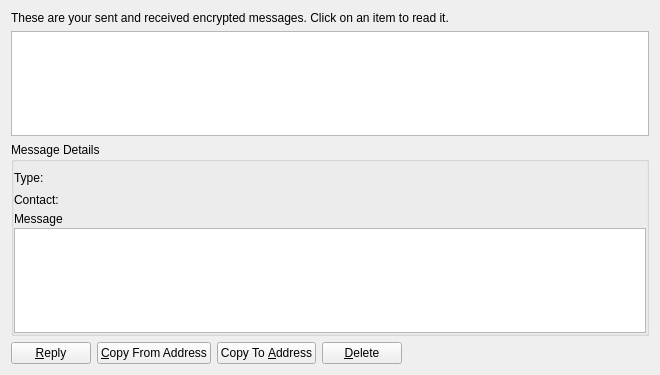
<?xml version="1.0" encoding="UTF-8"?>
<ui version="4.0">
 <class>MessagePage</class>
 <widget class="QWidget" name="MessagePage">
  <property name="geometry">
   <rect>
    <x>0</x>
    <y>0</y>
    <width>660</width>
    <height>375</height>
   </rect>
  </property>
  <property name="windowTitle">
   <string>Address Book</string>
  </property>
  <layout class="QVBoxLayout" name="verticalLayout_2">
   <item>
    <widget class="QLabel" name="labelExplanation">
     <property name="text">
      <string>These are your sent and received encrypted messages. Click on an item to read it.</string>
     </property>
     <property name="textFormat">
      <enum>Qt::PlainText</enum>
     </property>
     <property name="wordWrap">
      <bool>true</bool>
     </property>
    </widget>
   </item>
   <item>
    <widget class="QTableView" name="tableView">
     <property name="contextMenuPolicy">
      <enum>Qt::CustomContextMenu</enum>
     </property>
     <property name="toolTip">
      <string>Click on a message to view it</string>
     </property>
     <property name="tabKeyNavigation">
      <bool>false</bool>
     </property>
     <property name="alternatingRowColors">
      <bool>true</bool>
     </property>
     <property name="selectionMode">
      <enum>QAbstractItemView::SingleSelection</enum>
     </property>
     <property name="selectionBehavior">
      <enum>QAbstractItemView::SelectRows</enum>
     </property>
     <property name="sortingEnabled">
      <bool>true</bool>
     </property>
     <attribute name="verticalHeaderVisible">
      <bool>false</bool>
     </attribute>
    </widget>
   </item>
   <item>
    <layout class="QVBoxLayout" name="verticalLayout">
     <item>
      <widget class="QGroupBox" name="messageDetails">
       <property name="title">
        <string>Message Details</string>
       </property>
       <layout class="QVBoxLayout" name="verticalLayout_4">
        <property name="spacing">
         <number>2</number>
        </property>
        <property name="leftMargin">
         <number>0</number>
        </property>
        <property name="topMargin">
         <number>6</number>
        </property>
        <property name="rightMargin">
         <number>0</number>
        </property>
        <property name="bottomMargin">
         <number>0</number>
        </property>
        <item>
         <layout class="QHBoxLayout" name="horizontalLayout_2">
          <item>
           <widget class="QLabel" name="labelType">
            <property name="text">
             <string>Type:</string>
            </property>
           </widget>
          </item>
          <item>
           <widget class="QLabel" name="typeLabel">
            <property name="text">
             <string/>
            </property>
           </widget>
          </item>
          <item>
           <spacer name="horizontalSpacer_2">
            <property name="orientation">
             <enum>Qt::Horizontal</enum>
            </property>
            <property name="sizeHint" stdset="0">
             <size>
              <width>40</width>
              <height>20</height>
             </size>
            </property>
           </spacer>
          </item>
         </layout>
        </item>
        <item>
         <layout class="QVBoxLayout" name="verticalLayout_3">
          <item>
           <layout class="QHBoxLayout" name="horizontalLayout_3">
            <item>
             <widget class="QLabel" name="labelContact">
              <property name="text">
               <string>Contact:</string>
              </property>
             </widget>
            </item>
            <item>
             <widget class="QLabel" name="contactLabel">
              <property name="text">
               <string/>
              </property>
             </widget>
            </item>
            <item>
             <spacer name="horizontalSpacer_3">
              <property name="orientation">
               <enum>Qt::Horizontal</enum>
              </property>
              <property name="sizeHint" stdset="0">
               <size>
                <width>40</width>
                <height>20</height>
               </size>
              </property>
             </spacer>
            </item>
           </layout>
          </item>
         </layout>
        </item>
        <item>
         <widget class="QLabel" name="messageLabel">
          <property name="text">
           <string>Message</string>
          </property>
         </widget>
        </item>
        <item>
         <widget class="QPlainTextEdit" name="message">
          <property name="readOnly">
           <bool>true</bool>
          </property>
         </widget>
        </item>
       </layout>
      </widget>
     </item>
     <item>
      <layout class="QHBoxLayout" name="horizontalLayout">
       <item>
        <widget class="QPushButton" name="replyButton">
         <property name="toolTip">
          <string>Sign a message to prove you own a CinniCoin address</string>
         </property>
         <property name="text">
          <string>&amp;Reply</string>
         </property>
         <property name="icon">
          <iconset resource="../bitcoin.qrc">
           <normaloff>:/icons/send</normaloff>:/icons/send</iconset>
         </property>
        </widget>
       </item>
       <item>
        <widget class="QPushButton" name="copyFromAddressButton">
         <property name="toolTip">
          <string>Copy the currently selected address to the system clipboard</string>
         </property>
         <property name="text">
          <string>&amp;Copy From Address</string>
         </property>
         <property name="icon">
          <iconset resource="../bitcoin.qrc">
           <normaloff>:/icons/editcopy</normaloff>:/icons/editcopy</iconset>
         </property>
        </widget>
       </item>
       <item>
        <widget class="QPushButton" name="copyToAddressButton">
         <property name="toolTip">
          <string>Copy the currently selected address to the system clipboard</string>
         </property>
         <property name="text">
          <string>Copy To &amp;Address</string>
         </property>
         <property name="icon">
          <iconset resource="../bitcoin.qrc">
           <normaloff>:/icons/editcopy</normaloff>:/icons/editcopy</iconset>
         </property>
        </widget>
       </item>
       <item>
        <widget class="QPushButton" name="deleteButton">
         <property name="toolTip">
          <string>Delete the currently selected address from the list</string>
         </property>
         <property name="text">
          <string>&amp;Delete</string>
         </property>
         <property name="icon">
          <iconset resource="../bitcoin.qrc">
           <normaloff>:/icons/remove</normaloff>:/icons/remove</iconset>
         </property>
        </widget>
       </item>
       <item>
        <spacer name="horizontalSpacer">
         <property name="orientation">
          <enum>Qt::Horizontal</enum>
         </property>
         <property name="sizeHint" stdset="0">
          <size>
           <width>40</width>
           <height>20</height>
          </size>
         </property>
        </spacer>
       </item>
      </layout>
     </item>
    </layout>
   </item>
  </layout>
 </widget>
 <resources>
  <include location="../bitcoin.qrc"/>
 </resources>
 <connections/>
</ui>
